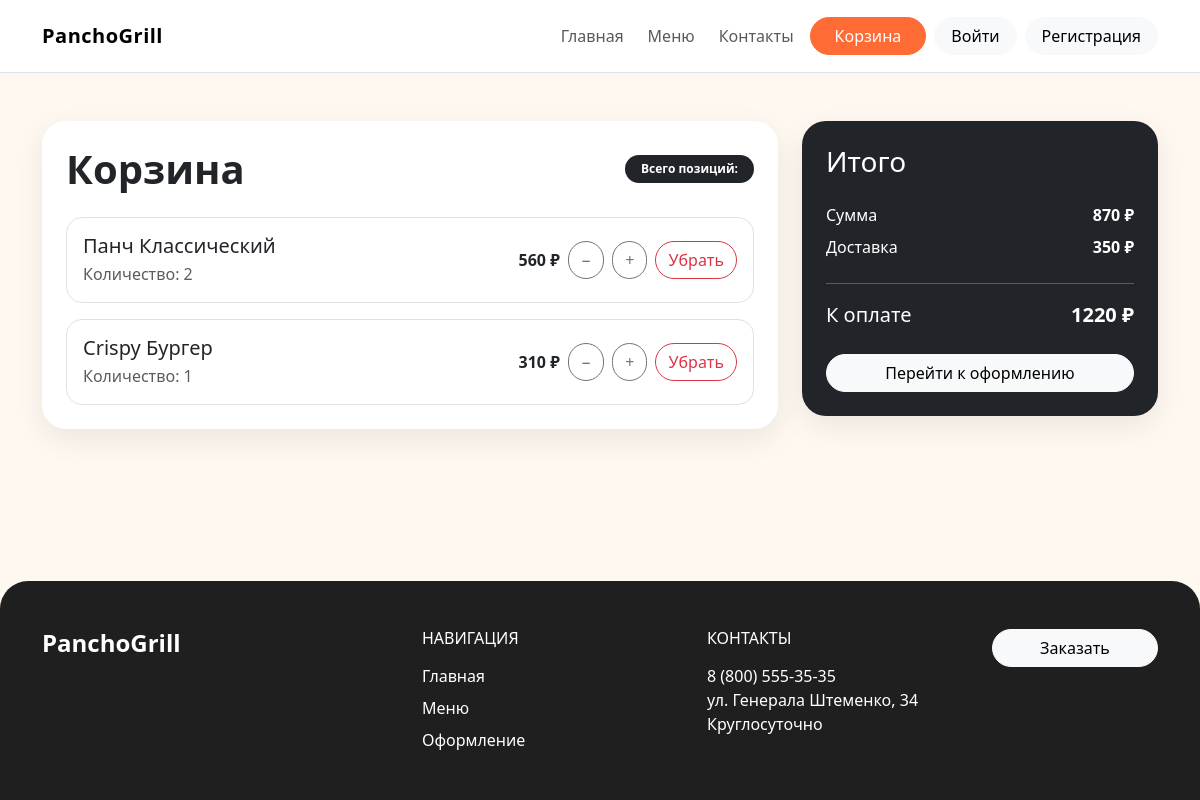
Page /cart/ on the committed database.
### main/models.py (models this page shows, shortened)
class CartItem(models.Model):
    session_key = models.CharField(max_length=40, default="")
    menu_item = models.ForeignKey(MenuItem, related_name="cart_lines", on_delete=models.CASCADE)
    qty = models.PositiveIntegerField(default=1)
    class Meta:
        ordering = ["id"]
        constraints = [
            models.UniqueConstraint(fields=["session_key", "menu_item"], name="unique_session_menu_item")
        ]
    @property
    def name(self):
        return self.menu_item.name
    @property
    def price(self):
        return self.menu_item.price
    @property
    def line_total(self):
        return self.menu_item.price * self.qty

class MenuItem(models.Model):
    category = models.ForeignKey(Category, related_name="menu_items", on_delete=models.CASCADE)
    name = models.CharField(max_length=120)
    price = models.PositiveIntegerField()
    weight = models.CharField(max_length=30)
    badge = models.CharField(max_length=50)
    image = models.CharField(max_length=20)
    class Meta:
        ordering = ["id"]

class ContactInfo(models.Model):
    city = models.CharField(max_length=100)
    schedule = models.CharField(max_length=100)
    phone = models.CharField(max_length=100)
    address = models.CharField(max_length=200)

### main/views.py (the view)
# urls.py: path("cart/", views.cart, name="cart"),
def cart(request):
    context = _build_context()
    context["page_title"] = "Корзина"
    context["cart_total"] = sum(item.qty * item.price for item in context["cart_items"])
    if context["cart_total"] != 0 and context["cart_total"] >= 1200:
        context["discount"] = context["cart_total"] * 0.1
        context["result"] = context["cart_total"] - context["discount"]
    return render(request, "cart.html", context)

### main/views.py (called while the page is built)
def _build_context():
    categories = Category.objects.prefetch_related("menu_items")
    contacts = ContactInfo.objects.first()
    featured_items = MenuItem.objects.select_related("category")[:8]
    promos = Promo.objects.all()
    cart_items = CartItem.objects.select_related("menu_item")
    return {
        "categories": categories,
        "promos": promos,
        "contacts": contacts,
        "featured_items": featured_items,
        "cart_items": cart_items,
    }

### main/templates/cart.html (shortened to what this page needs)
{% extends 'base.html' %}
{% block content %}
<section class="container py-5">
    <div class="row g-4">
        <div class="col-lg-8">
            <div class="card cart-card p-4 bg-white">
                <div class="d-flex justify-content-between align-items-center mb-4">
                    <h1 class="section-title mb-0">Корзина</h1>
                    <span class="badge text-bg-dark rounded-pill px-3 py-2">Всего позиций: {{ cart_count }}</span>
                </div>
                <div class="d-flex flex-column gap-3">
				{% for item in cart_items %}
					<div class="border rounded-4 p-3 d-flex flex-column flex-md-row justify-content-between align-items-md-center gap-3">
						<div>
							<h5 class="mb-1">{{ item.name }}</h5>
							<div class="text-muted">Количество: {{ item.qty }}</div>
						</div>
						<div class="d-flex align-items-center gap-2 flex-wrap">
							<div class="fw-semibold">{{ item.line_total }} ₽</div>
							<form method="post" action="{% url 'change_cart_qty' item.menu_item.id 'minus' %}">
								<button type="submit" class="btn btn-outline-secondary rounded-pill">−</button>
							</form>
							<form method="post" action="{% url 'change_cart_qty' item.menu_item.id 'plus' %}">
								<button type="submit" class="btn btn-outline-secondary rounded-pill">+</button>
							</form>
							<form method="post" action="{% url 'remove_from_cart' item.menu_item.id %}">
								<button type="submit" class="btn btn-outline-danger rounded-pill">Убрать</button>
							</form>
						</div>
					</div>
				{% empty %}
					<div class="border rounded-4 p-4 text-muted">
						Корзина пуста.
					</div>
				{% endfor %}
                </div>
            </div>
        </div>
        <div class="col-lg-4">
            <div class="card cart-card p-4 bg-dark text-white">
                <h3 class="mb-4">Итого</h3>
                <div class="d-flex justify-content-between mb-2"><span>Сумма</span><strong>{{ cart_total }} ₽</strong></div>
                {% if cart_total >= 1200 %}
                <div class="d-flex justify-content-between mb-2"><span>Доставка</span><strong>Бесплатно</strong></div>
                {% elif cart_total > 0 %}
                <div class="d-flex justify-content-between mb-2"><span>Доставка</span><strong>350 ₽</strong></div>
                {% endif %}
                <hr>
                {% if cart_total >= 1200 %}
                <div class="d-flex justify-content-between fs-5 mb-4"><span>К оплате</span><strong>{{ result }} ₽</strong></div>
                {% elif cart_total > 0 %}
                <div class="d-flex justify-content-between fs-5 mb-4"><span>К оплате</span><strong>{{ cart_total|add:350 }} ₽</strong></div>
                {% endif %}
				{% if cart_total > 700 %}
                <a href="{% url 'checkout' %}" class="btn btn-light rounded-pill w-100">Перейти к оформлению</a>
				{% else %}
				<a href="{% url 'checkout' %}" class="btn btn-light rounded-pill w-100 disabled">Перейти к оформлению</a>
				{% endif %}
            </div>
        </div>
    </div>
</section>
{% endblock %}

### main/templates/base.html (shortened to what this page needs)
{% load static %}
<!doctype html>
<html lang="ru">
    <head>
        <link href="https://cdn.jsdelivr.net/npm/bootstrap@5.3.3/dist/css/bootstrap.min.css" rel="stylesheet">
        <link href="{% static 'css/styles.css' %}" rel="stylesheet">
    </head>
    <body>
        <nav class="navbar navbar-expand-lg bg-white sticky-top border-bottom">
            <div class="container py-2">
                <a class="navbar-brand" href="{% url 'home' %}">PanchoGrill</a>
                <div class="collapse navbar-collapse" id="mainNav">
                    <ul class="navbar-nav ms-auto align-items-lg-center gap-lg-2">
                        <li class="nav-item"><a class="nav-link" href="{% url 'home' %}">Главная</a></li>
                        <li class="nav-item"><a class="nav-link" href="{% url 'menu' %}">Меню</a></li>
                        <li class="nav-item"><a class="nav-link" href="{% url 'contacts' %}">Контакты</a></li>
                        <li class="nav-item"><a class="btn btn-brand rounded-pill px-4" href="{% url 'cart' %}">Корзина</a></li>
                        {% if user.is_authenticated %}
                        <li class="nav-item"><span class="nav-link text-black">Привет, {{ user.first_name }}!</span></li>
                        <li class="nav-item">
                            <form method="post" action="{% url 'logout' %}" class="d-inline">
                                {% csrf_token %}
                                <button type="submit" class="btn btn-light rounded-pill px-3">Выйти</button>
                            </form>
                        </li>
                        {% else %}
                            <li class="nav-item"><a class="btn btn-light rounded-pill px-3" href="{% url 'login' %}">Войти</a></li>
                            <li class="nav-item"><a class="btn btn-light rounded-pill px-3" href="{% url 'register' %}">Регистрация</a></li>
                        {% endif %}
                    </ul>
                </div>
            </div>
        </nav>
        <main>
            {% block content %}{% endblock %}
        </main>
        <footer class="footer mt-5 py-5">
            <div class="container">
                <div class="row g-4 align-items-start">
                    <div class="col-lg-4">
                        <h4 class="fw-bold mb-3">PanchoGrill</h4>
                    </div>
                    <div class="col-md-4 col-lg-3">
                        <h6 class="text-uppercase mb-3">Навигация</h6>
                        <div class="d-flex flex-column gap-2">
                            <a class="text-white text-decoration-none" href="{% url 'home' %}">Главная</a>
                            <a class="text-white text-decoration-none" href="{% url 'menu' %}">Меню</a>
                            <a class="text-white text-decoration-none" href="{% url 'checkout' %}">Оформление</a>
                        </div>
                    </div>
                    <div class="col-md-4 col-lg-3">
                        <h6 class="text-uppercase mb-3">Контакты</h6>
                        <div>{{ contacts.phone }}</div>
                        <div>{{ contacts.address }}</div>
                        <div>{{ contacts.schedule }}</div>
                    </div>
                    <div class="col-md-4 col-lg-2">
                        <a href="{% url 'checkout' %}" class="btn btn-light rounded-pill w-100">Заказать</a>
                    </div>
                </div>
            </div>
        </footer>
    </body>
</html>

### main/static/css/styles.css (style rules this page uses)
html, body { height: 100%; }
body { min-height: 100vh; display: flex; flex-direction: column; background: #fff8f1; color: #222; }
main { flex: 1; }
.navbar-brand { font-weight: 800; letter-spacing: .5px; }
.food-card, .promo-card, .contact-card, .checkout-card, .cart-card, .category-card { border: 0; border-radius: 24px; box-shadow: 0 10px 30px rgba(0,0,0,.08); }
.section-title { font-weight: 800; }
.footer { background: #1f1f1f; color: #fff; border-radius: 28px 28px 0 0; }
.btn-brand { background: #ff6b35; border-color: #ff6b35; color: #fff; }

### rows in the picture
CartItem: name "Панч Классический", qty "2", line_total "560"
CartItem: name "Crispy Бургер", qty "1", line_total "310"
ContactInfo: phone "8 (800) 555-35-35", address "ул. Генерала Штеменко, 34", schedule "Круглосуточно"

### other values in the picture
{{ cart_total }} "870"
{{ cart_total|add:350 }} "1220"
